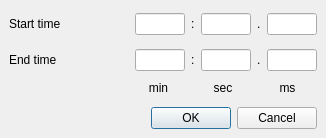
<?xml version="1.0" encoding="UTF-8"?>
<ui version="4.0">
 <class>DurationEditDlg</class>
 <widget class="QDialog" name="DurationEditDlg">
  <property name="geometry">
   <rect>
    <x>0</x>
    <y>0</y>
    <width>343</width>
    <height>152</height>
   </rect>
  </property>
  <property name="windowTitle">
   <string>Set Timebar Start / End Time</string>
  </property>
  <layout class="QVBoxLayout" name="verticalLayout_2">
   <property name="sizeConstraint">
    <enum>QLayout::SetFixedSize</enum>
   </property>
   <property name="leftMargin">
    <number>0</number>
   </property>
   <property name="topMargin">
    <number>0</number>
   </property>
   <property name="rightMargin">
    <number>0</number>
   </property>
   <property name="bottomMargin">
    <number>0</number>
   </property>
   <item>
    <widget class="QWidget" name="widget" native="true">
     <layout class="QVBoxLayout" name="verticalLayout">
      <item>
       <widget class="QWidget" name="startTimeLayout" native="true">
        <layout class="QHBoxLayout" name="horizontalLayout">
         <property name="leftMargin">
          <number>0</number>
         </property>
         <property name="topMargin">
          <number>0</number>
         </property>
         <property name="rightMargin">
          <number>0</number>
         </property>
         <property name="bottomMargin">
          <number>0</number>
         </property>
         <item>
          <widget class="QLabel" name="labelStartTime">
           <property name="sizePolicy">
            <sizepolicy hsizetype="Maximum" vsizetype="Preferred">
             <horstretch>0</horstretch>
             <verstretch>0</verstretch>
            </sizepolicy>
           </property>
           <property name="minimumSize">
            <size>
             <width>120</width>
             <height>30</height>
            </size>
           </property>
           <property name="maximumSize">
            <size>
             <width>150</width>
             <height>16777215</height>
            </size>
           </property>
           <property name="text">
            <string>Start time</string>
           </property>
          </widget>
         </item>
         <item>
          <widget class="QLineEdit" name="lineEditMinutes">
           <property name="maximumSize">
            <size>
             <width>50</width>
             <height>16777215</height>
            </size>
           </property>
          </widget>
         </item>
         <item>
          <widget class="QLabel" name="label_2">
           <property name="text">
            <string>:</string>
           </property>
          </widget>
         </item>
         <item>
          <widget class="QLineEdit" name="lineEditSeconds">
           <property name="maximumSize">
            <size>
             <width>50</width>
             <height>16777215</height>
            </size>
           </property>
          </widget>
         </item>
         <item>
          <widget class="QLabel" name="label_3">
           <property name="text">
            <string>.</string>
           </property>
          </widget>
         </item>
         <item>
          <widget class="QLineEdit" name="lineEditMilliseconds">
           <property name="maximumSize">
            <size>
             <width>50</width>
             <height>16777215</height>
            </size>
           </property>
          </widget>
         </item>
        </layout>
       </widget>
      </item>
      <item>
       <widget class="QWidget" name="endTimeLayout" native="true">
        <layout class="QHBoxLayout" name="horizontalLayout_4">
         <property name="leftMargin">
          <number>0</number>
         </property>
         <property name="topMargin">
          <number>0</number>
         </property>
         <property name="rightMargin">
          <number>0</number>
         </property>
         <property name="bottomMargin">
          <number>0</number>
         </property>
         <item>
          <widget class="QLabel" name="labelEndTime">
           <property name="minimumSize">
            <size>
             <width>120</width>
             <height>30</height>
            </size>
           </property>
           <property name="text">
            <string>End time</string>
           </property>
          </widget>
         </item>
         <item>
          <widget class="QLineEdit" name="lineEditEndMinutes">
           <property name="maximumSize">
            <size>
             <width>50</width>
             <height>16777215</height>
            </size>
           </property>
          </widget>
         </item>
         <item>
          <widget class="QLabel" name="label_7">
           <property name="text">
            <string>:</string>
           </property>
          </widget>
         </item>
         <item>
          <widget class="QLineEdit" name="lineEditEndSeconds">
           <property name="maximumSize">
            <size>
             <width>50</width>
             <height>16777215</height>
            </size>
           </property>
          </widget>
         </item>
         <item>
          <widget class="QLabel" name="label_8">
           <property name="text">
            <string>.</string>
           </property>
          </widget>
         </item>
         <item>
          <widget class="QLineEdit" name="lineEditEndMilliseconds">
           <property name="maximumSize">
            <size>
             <width>50</width>
             <height>16777215</height>
            </size>
           </property>
          </widget>
         </item>
        </layout>
       </widget>
      </item>
      <item>
       <widget class="QWidget" name="labelsLayout" native="true">
        <layout class="QHBoxLayout" name="horizontalLayout_3">
         <property name="leftMargin">
          <number>0</number>
         </property>
         <property name="topMargin">
          <number>0</number>
         </property>
         <property name="rightMargin">
          <number>0</number>
         </property>
         <property name="bottomMargin">
          <number>0</number>
         </property>
         <item>
          <spacer name="horizontalSpacer">
           <property name="orientation">
            <enum>Qt::Horizontal</enum>
           </property>
           <property name="sizeType">
            <enum>QSizePolicy::Maximum</enum>
           </property>
           <property name="sizeHint" stdset="0">
            <size>
             <width>120</width>
             <height>20</height>
            </size>
           </property>
          </spacer>
         </item>
         <item>
          <widget class="QLabel" name="LabelM">
           <property name="minimumSize">
            <size>
             <width>40</width>
             <height>20</height>
            </size>
           </property>
           <property name="maximumSize">
            <size>
             <width>16777215</width>
             <height>20</height>
            </size>
           </property>
           <property name="text">
            <string>min</string>
           </property>
           <property name="alignment">
            <set>Qt::AlignHCenter|Qt::AlignTop</set>
           </property>
          </widget>
         </item>
         <item>
          <widget class="QLabel" name="labelS">
           <property name="minimumSize">
            <size>
             <width>40</width>
             <height>0</height>
            </size>
           </property>
           <property name="maximumSize">
            <size>
             <width>16777215</width>
             <height>20</height>
            </size>
           </property>
           <property name="text">
            <string>sec</string>
           </property>
           <property name="alignment">
            <set>Qt::AlignHCenter|Qt::AlignTop</set>
           </property>
          </widget>
         </item>
         <item>
          <widget class="QLabel" name="labelMs">
           <property name="minimumSize">
            <size>
             <width>40</width>
             <height>0</height>
            </size>
           </property>
           <property name="maximumSize">
            <size>
             <width>16777215</width>
             <height>20</height>
            </size>
           </property>
           <property name="text">
            <string>ms</string>
           </property>
           <property name="alignment">
            <set>Qt::AlignHCenter|Qt::AlignTop</set>
           </property>
          </widget>
         </item>
        </layout>
       </widget>
      </item>
      <item>
       <widget class="QWidget" name="buttonBoxLayout" native="true">
        <layout class="QHBoxLayout" name="horizontalLayout_2">
         <property name="leftMargin">
          <number>0</number>
         </property>
         <property name="topMargin">
          <number>0</number>
         </property>
         <property name="rightMargin">
          <number>0</number>
         </property>
         <property name="bottomMargin">
          <number>0</number>
         </property>
         <item>
          <spacer name="horizontalSpacer_4">
           <property name="orientation">
            <enum>Qt::Horizontal</enum>
           </property>
           <property name="sizeHint" stdset="0">
            <size>
             <width>40</width>
             <height>20</height>
            </size>
           </property>
          </spacer>
         </item>
         <item>
          <widget class="QDialogButtonBox" name="buttonBox">
           <property name="orientation">
            <enum>Qt::Horizontal</enum>
           </property>
           <property name="standardButtons">
            <set>QDialogButtonBox::Cancel|QDialogButtonBox::Ok</set>
           </property>
          </widget>
         </item>
        </layout>
       </widget>
      </item>
     </layout>
    </widget>
   </item>
  </layout>
 </widget>
 <resources/>
 <connections>
  <connection>
   <sender>buttonBox</sender>
   <signal>accepted()</signal>
   <receiver>DurationEditDlg</receiver>
   <slot>accept()</slot>
   <hints>
    <hint type="sourcelabel">
     <x>207</x>
     <y>128</y>
    </hint>
    <hint type="destinationlabel">
     <x>149</x>
     <y>75</y>
    </hint>
   </hints>
  </connection>
  <connection>
   <sender>buttonBox</sender>
   <signal>rejected()</signal>
   <receiver>DurationEditDlg</receiver>
   <slot>reject()</slot>
   <hints>
    <hint type="sourcelabel">
     <x>207</x>
     <y>128</y>
    </hint>
    <hint type="destinationlabel">
     <x>149</x>
     <y>75</y>
    </hint>
   </hints>
  </connection>
 </connections>
</ui>
